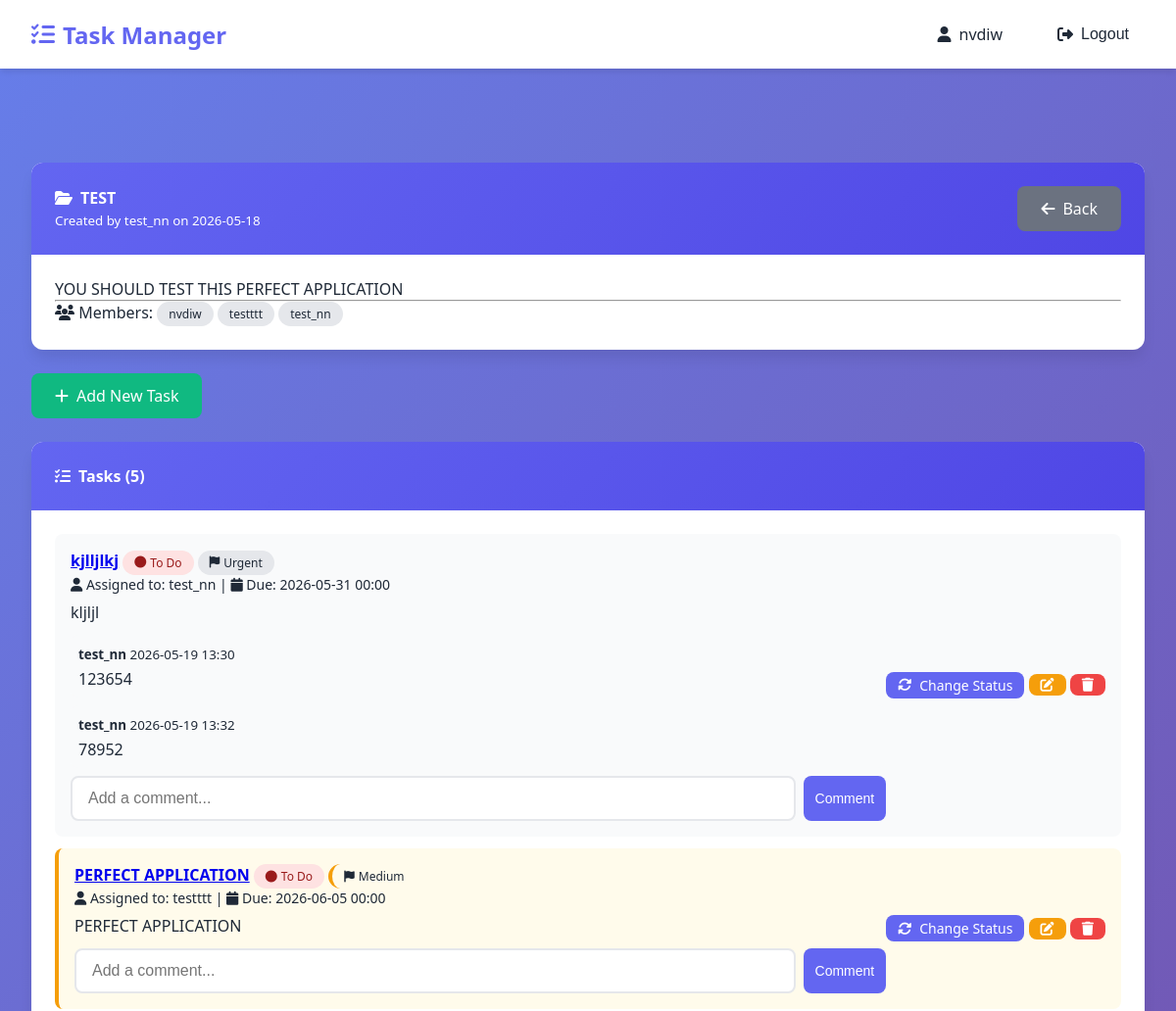
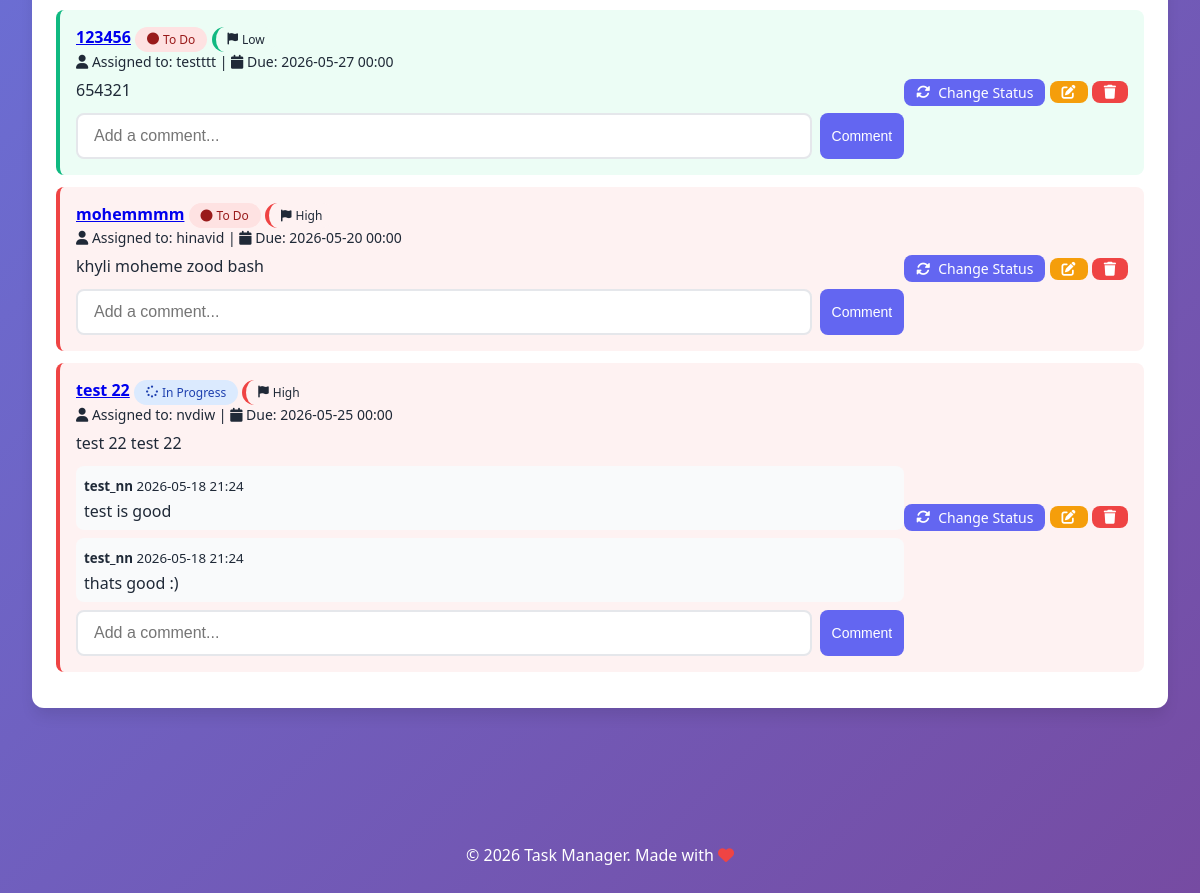
Screenshot of /projects/1/ (signed in) with the database file from the repository (2 pictures, top to bottom).
### tasks/models.py (models this page shows, shortened)
class Project(models.Model):
    title = models.CharField(max_length=200, verbose_name="Project Title")
    description = models.TextField(verbose_name="Description", blank=True)
    created_by = models.ForeignKey(
        User,
        on_delete=models.CASCADE,
        related_name='projects_created',
        verbose_name="Created By"
    )
    members = models.ManyToManyField(
        User,
        related_name='projects',
        blank=True,
        verbose_name="Team Members"
    )
    created_at = models.DateTimeField(auto_now_add=True, verbose_name="Created At")
    updated_at = models.DateTimeField(auto_now=True, verbose_name="Last Updated")
    class Meta:
        verbose_name = "Project"
        verbose_name_plural = "Projects"
        ordering = ['-created_at']

class Task(models.Model):
    class Status(models.TextChoices):
        TODO = 'TODO', 'To Do'
        IN_PROGRESS = 'IN_PROGRESS', 'In Progress'
        DONE = 'DONE', 'Done'
    class Priority(models.TextChoices):
        LOW = 'LOW', 'Low'
        MEDIUM = 'MEDIUM', 'Medium'
        HIGH = 'HIGH', 'High'
        URGENT = 'URGENT', 'Urgent'
    title = models.CharField(max_length=200, verbose_name="Task Title")
    description = models.TextField(verbose_name="Description", blank=True)
    project = models.ForeignKey(
        Project,
        on_delete=models.CASCADE,
        related_name='tasks',
        verbose_name="Related Project"
    )
    assigned_to = models.ForeignKey(
        User,
        on_delete=models.SET_NULL,
        null=True,
        blank=True,
        related_name='assigned_tasks',
        verbose_name="Assigned To"
    )
    created_by = models.ForeignKey(
        User,
        on_delete=models.CASCADE,
        related_name='created_tasks',
        verbose_name="Created By"
    )
    status = models.CharField(
        max_length=20,
        choices=Status.choices,
        default=Status.TODO,
        verbose_name="Status"
    )
    priority = models.CharField(
        max_length=20,
        choices=Priority.choices,
        default=Priority.MEDIUM,
        verbose_name="Priority"
    )
    deadline = models.DateTimeField(
        null=True,
        blank=True,
        verbose_name="Deadline"
    )
    created_at = models.DateTimeField(auto_now_add=True, verbose_name="Created At")
    updated_at = models.DateTimeField(auto_now=True, verbose_name="Last Updated")
    class Meta:
        verbose_name = "Task"
        verbose_name_plural = "Tasks"
        ordering = ['-priority', 'deadline']

class Comment(models.Model):
    task = models.ForeignKey(
        Task,
        on_delete=models.CASCADE,
        related_name='comments',
        verbose_name="Task"
    )
    author = models.ForeignKey(
        User,
        on_delete=models.CASCADE,
        related_name='comments',
        verbose_name="Author"
    )
    text = models.TextField(verbose_name="Comment Text")
    created_at = models.DateTimeField(auto_now_add=True, verbose_name="Created At")
    class Meta:
        verbose_name = "Comment"
        verbose_name_plural = "Comments"
        ordering = ['created_at']

### tasks/views.py (the view)
# urls.py: path('projects/<int:pk>/', views.project_detail, name='project_detail'),
@login_required
def project_detail(request, pk):
    project = get_object_or_404(Project, pk=pk)
    if request.user not in project.members.all() and request.user != project.created_by:
        messages.error(request, 'You do not have access to this project.')
        return redirect('tasks:project_list')
    tasks = project.tasks.all()
    return render(request, 'tasks/project_detail.html', {
        'project': project,
        'tasks': tasks,
    })

### templates/tasks/project_detail.html (shortened to what this page needs)
{% extends 'base.html' %}
{% block content %}
<div class="card">
    <div class="card-header" style="display: flex; justify-content: space-between; align-items: center;">
        <div>
            <h4><i class="fas fa-folder-open"></i> {{ project.title }}</h4>
            <small>Created by {{ project.created_by.username }} on {{ project.created_at|date:"Y-m-d" }}</small>
        </div>
        <div>
            <a href="{% url 'tasks:project_list' %}" class="btn btn-secondary">
                <i class="fas fa-arrow-left"></i> Back
            </a>
        </div>
    </div>
    <div class="card-body">
        <p>{{ project.description|default:"No description provided." }}</p>
        <hr>
        <div class="text-muted">
            <i class="fas fa-users"></i> Members:
            {% for member in project.members.all %}
                <span class="badge">{{ member.username }}</span>
            {% empty %}
                No members yet
            {% endfor %}
        </div>
    </div>
</div>
<div style="margin: 1.5rem 0;">
    <a href="{% url 'tasks:task_create' project.pk %}" class="btn btn-success">
        <i class="fas fa-plus"></i> Add New Task
    </a>
</div>
<div class="card">
    <div class="card-header">
        <h4><i class="fas fa-tasks"></i> Tasks ({{ tasks.count }})</h4>
    </div>
    <div class="card-body">
        {% if tasks %}
            {% for task in tasks %}
                <div class="task-item priority-{{ task.priority|lower }}">
                    <div style="flex: 1;">
                        <div>
                            <strong>
                                <a href="{% url 'tasks:task_edit' task.pk %}">{{ task.title }}</a>
                            </strong>
                            <span class="status-badge status-{{ task.status|lower }}">
                                <i class="fas fa-{% if task.status == 'TODO' %}circle{% elif task.status == 'IN_PROGRESS' %}spinner{% else %}check-circle{% endif %}"></i>
                                {{ task.get_status_display }}
                            </span>
                            <span class="badge priority-{{ task.priority|lower }}">
                                <i class="fas fa-flag"></i> {{ task.get_priority_display }}
                            </span>
                        </div>
                        <div class="text-muted" style="font-size: 0.875rem;">
                            <i class="fas fa-user"></i> Assigned to: {{ task.assigned_to.username|default:"Unassigned" }}
                            {% if task.deadline %}
                                | <i class="fas fa-calendar"></i> Due: {{ task.deadline|date:"Y-m-d H:i" }}
                            {% endif %}
                        </div>
                        {% if task.description %}
                            <div class="text-muted" style="margin-top: 0.5rem;">{{ task.description|truncatewords:15 }}</div>
                        {% endif %}
                        <div style="margin-top: 0.75rem;">
                            {% for comment in task.comments.all|slice:":2" %}
                                <div style="background: var(--light); padding: 0.5rem; border-radius: 8px; margin-bottom: 0.5rem;">
                                    <small>
                                        <strong>{{ comment.author.username }}</strong>
                                        <span class="text-muted">{{ comment.created_at|date:"Y-m-d H:i" }}</span>
                                    </small>
                                    <p style="margin: 0.25rem 0 0;">{{ comment.text }}</p>
                                </div>
                            {% endfor %}
                            <form method="post" action="{% url 'tasks:comment_add' task.pk %}" style="margin-top: 0.5rem; display: flex; gap: 0.5rem;">
                                <input type="text" name="text" class="form-control" placeholder="Add a comment..." style="flex: 1;">
                                <button type="submit" class="btn btn-primary btn-sm">Comment</button>
                            </form>
                        </div>
                    </div>
                    <div>
                        <a href="{% url 'tasks:task_toggle_status' task.pk %}" class="btn btn-primary btn-sm">
                            <i class="fas fa-sync-alt"></i> Change Status
                        </a>
                        <a href="{% url 'tasks:task_edit' task.pk %}" class="btn btn-warning btn-sm">
                            <i class="fas fa-edit"></i>
                        </a>
                        <a href="{% url 'tasks:task_delete' task.pk %}" class="btn btn-danger btn-sm" onclick="return confirm('Delete this task?')">
                            <i class="fas fa-trash"></i>
                        </a>
                    </div>
                </div>
            {% endfor %}
        {% else %}
            <div class="text-center" style="padding: 2rem;">
                <i class="fas fa-check-circle" style="font-size: 3rem; color: var(--gray);"></i>
                <p>No tasks yet. Click "Add New Task" to get started!</p>
            </div>
        {% endif %}
    </div>
</div>
{% endblock %}

### templates/base.html (shortened to what this page needs)
<!DOCTYPE html>
<html lang="en">
<head>
    <link rel="stylesheet" href="https://cdnjs.cloudflare.com/ajax/libs/font-awesome/6.5.1/css/all.min.css">
    {% load static %}
    <link rel="stylesheet" href="{% static 'css/style.css' %}">
</head>
<body>
    <nav class="navbar">
        <div class="navbar-container">
            <a class="navbar-brand" href="/">
                <i class="fas fa-tasks"></i>
                Task Manager
            </a>
            <div class="navbar-menu">
                {% if user.is_authenticated %}
                    <a class="nav-link" href="{% url 'accounts:profile' user.id %}">
                        <i class="fas fa-user"></i>
                        {{ user.username }}
                    </a>
                    <form method="post" action="{% url 'accounts:logout' %}" style="display: inline;">
                        <button type="submit" class="nav-link btn-logout">
                            <i class="fas fa-sign-out-alt"></i>
                            Logout
                        </button>
                    </form>
                {% endif %}
            </div>
        </div>
    </nav>
    <div class="container">
    </div>
    <main class="container">
        {% block content %}
        {% endblock %}
    </main>
    <footer class="footer">
        <p>&copy; 2026 Task Manager. Made with <i class="fas fa-heart" style="color: #ef4444;"></i></p>
    </footer>
</body>
</html>

### static/css/style.css (style rules this page uses)
:root { --primary: #6366f1; --primary-dark: #4f46e5; --primary-light: #818cf8; --secondary: #10b981; --secondary-dark: #059669; --danger: #ef4444; --danger-dark: #dc2626; --warning: #f59e0b; --info: #3b82f6; --dark: #1f2937; --light: #f9fafb; --gray: #6b7280; --gray-light: #e5e7eb; --white: #ffffff; --shadow: 0 4px 6px -1px rgba(0, 0, 0, 0.1); --shadow-lg: 0 10px 15px -3px rgba(0, 0, 0, 0.1); --radius: 12px; --radius-sm: 8px; }
* { margin: 0; padding: 0; box-sizing: border-box; }
body { font-family: 'Segoe UI', Tahoma, Geneva, Verdana, sans-serif; background: linear-gradient(135deg, #667eea 0%, #764ba2 100%); min-height: 100vh; color: var(--dark); }
.navbar { background: var(--white); box-shadow: var(--shadow); padding: 1rem 2rem; position: sticky; top: 0; z-index: 1000; }
.navbar-container { max-width: 1280px; margin: 0 auto; display: flex; justify-content: space-between; align-items: center; flex-wrap: wrap; gap: 1rem; }
.navbar-brand { font-size: 1.5rem; font-weight: bold; color: var(--primary); text-decoration: none; display: flex; align-items: center; gap: 0.5rem; }
.navbar-menu { display: flex; gap: 1.5rem; align-items: center; flex-wrap: wrap; }
.nav-link { color: var(--dark); text-decoration: none; display: flex; align-items: center; gap: 0.5rem; padding: 0.5rem 1rem; border-radius: var(--radius-sm); transition: all 0.3s ease; }
.btn-logout { background: none; border: none; cursor: pointer; font-size: 1rem; }
.container { max-width: 1280px; margin: 0 auto; padding: 2rem; }
.card { background: var(--white); border-radius: var(--radius); box-shadow: var(--shadow-lg); overflow: hidden; margin-bottom: 1.5rem; }
.card-header { padding: 1.5rem; background: linear-gradient(135deg, var(--primary) 0%, var(--primary-dark) 100%); color: var(--white); }
.card-header h4 { margin: 0; display: flex; align-items: center; gap: 0.5rem; }
.card-body { padding: 1.5rem; }
.form-control { width: 100%; padding: 0.75rem 1rem; border: 2px solid var(--gray-light); border-radius: var(--radius-sm); font-size: 1rem; transition: all 0.3s ease; }
.btn { display: inline-flex; align-items: center; gap: 0.5rem; padding: 0.75rem 1.5rem; border: none; border-radius: var(--radius-sm); font-size: 1rem; font-weight: 500; cursor: pointer; transition: all 0.3s ease; text-decoration: none; }
.btn-primary { background: var(--primary); color: var(--white); }
.btn-success { background: var(--secondary); color: var(--white); }
.btn-danger { background: var(--danger); color: var(--white); }
.btn-secondary { background: var(--gray); color: var(--white); }
.btn-warning { background: var(--warning); color: var(--white); }
.footer { text-align: center; padding: 2rem; color: var(--white); margin-top: 3rem; }
.task-item { background: var(--light); border-radius: var(--radius-sm); padding: 1rem; margin-bottom: 0.75rem; display: flex; justify-content: space-between; align-items: center; flex-wrap: wrap; }
.priority-high { border-left: 4px solid var(--danger); }
.priority-medium { border-left: 4px solid var(--warning); }
.priority-low { border-left: 4px solid var(--secondary); }
.status-badge { display: inline-flex; align-items: center; gap: 0.25rem; padding: 0.25rem 0.75rem; border-radius: 9999px; font-size: 0.75rem; font-weight: 500; }
.status-todo { background: #fee2e2; color: #991b1b; }
.badge { display: inline-flex; align-items: center; gap: 0.25rem; padding: 0.25rem 0.75rem; border-radius: 9999px; font-size: 0.75rem; font-weight: 500; background: var(--gray-light); color: var(--dark); }
.btn-sm { padding: 0.25rem 0.75rem; font-size: 0.875rem; }
.priority-high { border-left-color: var(--danger); background: #fef2f2; }
.priority-medium { border-left-color: var(--warning); background: #fffbeb; }
.priority-low { border-left-color: var(--secondary); background: #ecfdf5; }
.status-in_progress { background: #dbeafe; color: #1e40af; }

### rows the page displays
Project: title "TEST", created_by.username "test_nn", created_at "2026-05-18", description "YOU SHOULD TEST THIS PERFECT APPLICATION", count "5"
Task: title "kjlljlkj", status "To Do", priority "Urgent", assigned_to.username "test_nn", deadline "2026-05-31 00:00", description "kljljl"
Comment: author.username "test_nn", created_at "2026-05-19 13:30", text "123654"
Comment: author.username "test_nn", created_at "2026-05-19 13:32", text "78952"
Task: title "PERFECT APPLICATION", status "To Do", priority "Medium", assigned_to.username "testttt", deadline "2026-06-05 00:00", description "PERFECT APPLICATION"
Task: title "123456", status "To Do", priority "Low", assigned_to.username "testttt", deadline "2026-05-27 00:00", description "654321"
Task: title "mohemmmm", status "To Do", priority "High", assigned_to.username "hinavid", deadline "2026-05-20 00:00", description "khyli moheme zood bash"
Task: title "test 22", status "In Progress", priority "High", assigned_to.username "nvdiw", deadline "2026-05-25 00:00", description "test 22 test 22"
Comment: author.username "test_nn", created_at "2026-05-18 21:24", text "test is good"
Comment: author.username "test_nn", created_at "2026-05-18 21:24", text "thats good :)"

### other values shown
{{ user.username }} "nvdiw"
{{ member.username }} "nvdiw"
{{ member.username }} "testttt"
{{ member.username }} "test_nn"
